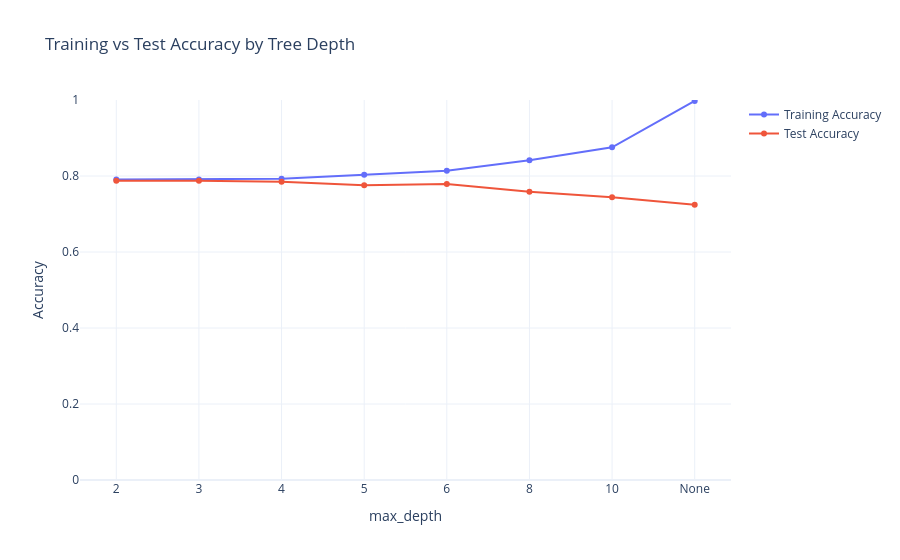

The notebook cell saved with this chart:
### Markdown cell above
**Task 14 — Results Table**

| max_depth | Train Accuracy | Test Accuracy |
|---|---|---|
| 2 |79 |78 |
| 3 |79 |78 |
| 4 |79 |78 |
| 5 |80 |77 |
| 6 |81 |77 |
| 8 | 84|75 |
| 10 | 87|74 |
| None |99 |72 |

### Code cell
# Task 15 — plot train vs. test accuracy against max_depth

import plotly.graph_objects as go

depth_labels = [str(depth) for depth in depths]

fig = go.Figure()

fig.add_trace(go.Scatter(
    x=depth_labels,
    y=train_accuracies,
    mode='lines+markers',
    name='Training Accuracy'
))

fig.add_trace(go.Scatter(
    x=depth_labels,
    y=test_accuracies,
    mode='lines+markers',
    name='Test Accuracy'
))

fig.update_layout(
    title="Training vs Test Accuracy by Tree Depth",
    xaxis_title="max_depth",
    yaxis_title="Accuracy",
    yaxis=dict(range=[0, 1]),
    template="plotly_white"
)

fig.show()

### Figure 1 — Plotly figure (JSON) as saved in the notebook; plotly's stock layout.template omitted (floating-point values rounded to 4 significant figures)
{"data": [{"mode": "lines+markers", "name": "Training Accuracy", "type": "scatter", "x": ["2", "3", "4", "5", "6", "8", "10", "None"], "y": [0.7909, 0.7909, 0.7925, 0.803, 0.8139, 0.8412, 0.8756, 0.9977]}, {"mode": "lines+markers", "name": "Test Accuracy", "type": "scatter", "x": ["2", "3", "4", "5", "6", "8", "10", "None"], "y": [0.7875, 0.7875, 0.7846, 0.7754, 0.779, 0.7584, 0.7441, 0.7242]}], "layout": {"title": {"text": "Training vs Test Accuracy by Tree Depth"}, "xaxis": {"title": {"text": "max_depth"}}, "yaxis": {"range": [0, 1], "title": {"text": "Accuracy"}}}}
